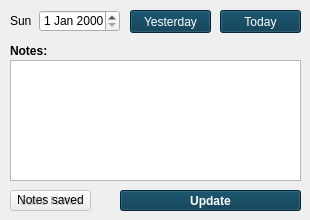
              <widget class="QWidget" name="tab_1">
               <attribute name="title">
                <string>Specific Day</string>
               </attribute>
               <widget class="QDateEdit" name="t1_specificday_dateEdit">
                <property name="geometry">
                 <rect>
                  <x>39</x>
                  <y>10</y>
                  <width>81</width>
                  <height>22</height>
                 </rect>
                </property>
                <property name="alignment">
                 <set>Qt::AlignCenter</set>
                </property>
               </widget>
               <widget class="QPushButton" name="t1_today_pushButton">
                <property name="geometry">
                 <rect>
                  <x>220</x>
                  <y>10</y>
                  <width>81</width>
                  <height>23</height>
                 </rect>
                </property>
                <property name="styleSheet">
                 <string notr="true">QPushButton{
background-color: rgb(0, 53, 77);
color: white;
}

QPushButton:hover{
background-color: rgb(0, 110, 157);
}</string>
                </property>
                <property name="text">
                 <string>Today</string>
                </property>
               </widget>
               <widget class="QPushButton" name="t1_yesterday_pushButton">
                <property name="geometry">
                 <rect>
                  <x>130</x>
                  <y>10</y>
                  <width>81</width>
                  <height>23</height>
                 </rect>
                </property>
                <property name="styleSheet">
                 <string notr="true">QPushButton{
background-color: rgb(0, 53, 77);
color: white;
}

QPushButton:hover{
background-color: rgb(0, 110, 157);
}</string>
                </property>
                <property name="text">
                 <string>Yesterday</string>
                </property>
               </widget>
               <widget class="QPushButton" name="t1_update_pushButton">
                <property name="geometry">
                 <rect>
                  <x>120</x>
                  <y>190</y>
                  <width>181</width>
                  <height>21</height>
                 </rect>
                </property>
                <property name="font">
                 <font>
                  <weight>75</weight>
                  <bold>true</bold>
                 </font>
                </property>
                <property name="styleSheet">
                 <string notr="true">QPushButton{
background-color: rgb(0, 53, 77);
color: white;
}

QPushButton:hover{
background-color: rgb(0, 110, 157);
}</string>
                </property>
                <property name="text">
                 <string>Update</string>
                </property>
                <property name="shortcut">
                 <string>Return</string>
                </property>
               </widget>
               <widget class="QLabel" name="t1_specificweekday_label">
                <property name="geometry">
                 <rect>
                  <x>10</x>
                  <y>10</y>
                  <width>21</width>
                  <height>21</height>
                 </rect>
                </property>
                <property name="styleSheet">
                 <string notr="true">background:none</string>
                </property>
                <property name="text">
                 <string>Sun</string>
                </property>
               </widget>
               <widget class="QLabel" name="t1_specificweekday_label_2">
                <property name="geometry">
                 <rect>
                  <x>10</x>
                  <y>40</y>
                  <width>91</width>
                  <height>21</height>
                 </rect>
                </property>
                <property name="font">
                 <font>
                  <weight>75</weight>
                  <bold>true</bold>
                 </font>
                </property>
                <property name="text">
                 <string>Notes:</string>
                </property>
               </widget>
               <widget class="QPlainTextEdit" name="plainTextEdit">
                <property name="geometry">
                 <rect>
                  <x>10</x>
                  <y>60</y>
                  <width>291</width>
                  <height>121</height>
                 </rect>
                </property>
               </widget>
               <widget class="QPushButton" name="t1_save_pushButton">
                <property name="enabled">
                 <bool>false</bool>
                </property>
                <property name="geometry">
                 <rect>
                  <x>10</x>
                  <y>190</y>
                  <width>81</width>
                  <height>21</height>
                 </rect>
                </property>
                <property name="font">
                 <font>
                  <weight>50</weight>
                  <bold>false</bold>
                 </font>
                </property>
                <property name="text">
                 <string>Save Notes</string>
                </property>
               </widget>
               <widget class="QLabel" name="saved_label">
                <property name="enabled">
                 <bool>true</bool>
                </property>
                <property name="geometry">
                 <rect>
                  <x>10</x>
                  <y>190</y>
                  <width>81</width>
                  <height>21</height>
                 </rect>
                </property>
                <property name="autoFillBackground">
                 <bool>false</bool>
                </property>
                <property name="styleSheet">
                 <string notr="true"/>
                </property>
                <property name="frameShape">
                 <enum>QFrame::NoFrame</enum>
                </property>
                <property name="frameShadow">
                 <enum>QFrame::Plain</enum>
                </property>
                <property name="text">
                 <string>Notes saved</string>
                </property>
                <property name="textFormat">
                 <enum>Qt::RichText</enum>
                </property>
                <property name="alignment">
                 <set>Qt::AlignCenter</set>
                </property>
               </widget>
              </widget>
